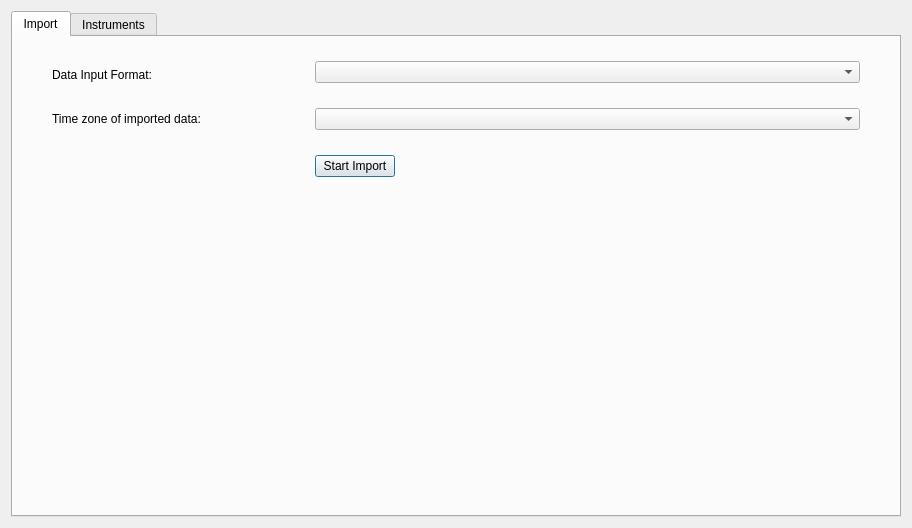
<?xml version="1.0" encoding="UTF-8"?>
<ui version="4.0">
 <class>Dialog</class>
 <widget class="QDialog" name="Dialog">
  <property name="geometry">
   <rect>
    <x>0</x>
    <y>0</y>
    <width>912</width>
    <height>528</height>
   </rect>
  </property>
  <property name="windowTitle">
   <string>Dialog</string>
  </property>
  <layout class="QVBoxLayout" name="verticalLayout">
   <property name="sizeConstraint">
    <enum>QLayout::SetDefaultConstraint</enum>
   </property>
   <item>
    <widget class="QTabWidget" name="tabWidget">
     <property name="currentIndex">
      <number>0</number>
     </property>
     <widget class="QWidget" name="ImportTab">
      <attribute name="title">
       <string>Import</string>
      </attribute>
      <layout class="QHBoxLayout" name="horizontalLayout_2">
       <item>
        <layout class="QHBoxLayout" name="hBoxMainImport" stretch="1,2">
         <item>
          <layout class="QVBoxLayout" name="vBoxLabels">
           <property name="spacing">
            <number>30</number>
           </property>
           <property name="leftMargin">
            <number>30</number>
           </property>
           <property name="topMargin">
            <number>22</number>
           </property>
           <property name="rightMargin">
            <number>30</number>
           </property>
           <item alignment="Qt::AlignLeft">
            <widget class="QLabel" name="labelInputFormat">
             <property name="text">
              <string>Data Input Format: </string>
             </property>
            </widget>
           </item>
           <item alignment="Qt::AlignLeft">
            <widget class="QLabel" name="labelTimeZone">
             <property name="text">
              <string>Time zone of imported data: </string>
             </property>
            </widget>
           </item>
           <item>
            <spacer name="verticalSpacer_2">
             <property name="orientation">
              <enum>Qt::Vertical</enum>
             </property>
             <property name="sizeHint" stdset="0">
              <size>
               <width>20</width>
               <height>40</height>
              </size>
             </property>
            </spacer>
           </item>
          </layout>
         </item>
         <item>
          <layout class="QVBoxLayout" name="vBoxLeftImport">
           <property name="spacing">
            <number>25</number>
           </property>
           <property name="topMargin">
            <number>15</number>
           </property>
           <property name="rightMargin">
            <number>30</number>
           </property>
           <item>
            <widget class="QComboBox" name="comboInputFormat"/>
           </item>
           <item>
            <widget class="QComboBox" name="comboTimeZone"/>
           </item>
           <item alignment="Qt::AlignLeft">
            <widget class="QPushButton" name="btnImport">
             <property name="text">
              <string>Start Import</string>
             </property>
            </widget>
           </item>
           <item>
            <spacer name="verticalSpacer">
             <property name="orientation">
              <enum>Qt::Vertical</enum>
             </property>
             <property name="sizeHint" stdset="0">
              <size>
               <width>20</width>
               <height>40</height>
              </size>
             </property>
            </spacer>
           </item>
          </layout>
         </item>
        </layout>
       </item>
      </layout>
     </widget>
     <widget class="QWidget" name="DownloadTab">
      <attribute name="title">
       <string>Instruments</string>
      </attribute>
      <layout class="QVBoxLayout" name="verticalLayout_8">
       <item>
        <layout class="QHBoxLayout" name="hBoxMainDownload" stretch="1,4">
         <item>
          <layout class="QVBoxLayout" name="vBoxLeftDownload">
           <property name="bottomMargin">
            <number>0</number>
           </property>
           <item>
            <widget class="QLabel" name="labelSymbols">
             <property name="text">
              <string>Symbols: </string>
             </property>
            </widget>
           </item>
           <item>
            <widget class="QLineEdit" name="lineFilter"/>
           </item>
           <item>
            <widget class="QListView" name="listViewImported"/>
           </item>
          </layout>
         </item>
         <item>
          <layout class="QVBoxLayout" name="vBoxRightDownload">
           <item>
            <widget class="QLabel" name="labelDatabaseCount">
             <property name="text">
              <string>Database: </string>
             </property>
            </widget>
           </item>
           <item>
            <widget class="QTableView" name="tableViewOHLC"/>
           </item>
           <item alignment="Qt::AlignLeft|Qt::AlignVCenter">
            <widget class="QGroupBox" name="groupBoxFilter">
             <property name="sizePolicy">
              <sizepolicy hsizetype="Fixed" vsizetype="Fixed">
               <horstretch>0</horstretch>
               <verstretch>0</verstretch>
              </sizepolicy>
             </property>
             <property name="minimumSize">
              <size>
               <width>200</width>
               <height>0</height>
              </size>
             </property>
             <property name="title">
              <string>Filter Data</string>
             </property>
             <layout class="QVBoxLayout" name="verticalLayout_5">
              <item>
               <layout class="QVBoxLayout" name="vBoxFilter">
                <item>
                 <layout class="QFormLayout" name="fBoxFilterDate">
                  <property name="horizontalSpacing">
                   <number>30</number>
                  </property>
                  <property name="bottomMargin">
                   <number>5</number>
                  </property>
                  <item row="0" column="0">
                   <widget class="QLabel" name="labelStartDate">
                    <property name="text">
                     <string>Start date: </string>
                    </property>
                   </widget>
                  </item>
                  <item row="0" column="1">
                   <widget class="QDateEdit" name="dateStart">
                    <property name="sizePolicy">
                     <sizepolicy hsizetype="Fixed" vsizetype="Fixed">
                      <horstretch>0</horstretch>
                      <verstretch>0</verstretch>
                     </sizepolicy>
                    </property>
                   </widget>
                  </item>
                  <item row="1" column="0">
                   <widget class="QLabel" name="labelEndDate">
                    <property name="text">
                     <string>End date: </string>
                    </property>
                   </widget>
                  </item>
                  <item row="1" column="1">
                   <widget class="QDateEdit" name="dateEnd">
                    <property name="sizePolicy">
                     <sizepolicy hsizetype="Fixed" vsizetype="Fixed">
                      <horstretch>0</horstretch>
                      <verstretch>0</verstretch>
                     </sizepolicy>
                    </property>
                   </widget>
                  </item>
                 </layout>
                </item>
                <item alignment="Qt::AlignHCenter">
                 <widget class="QPushButton" name="btnFilter">
                  <property name="sizePolicy">
                   <sizepolicy hsizetype="Fixed" vsizetype="Fixed">
                    <horstretch>0</horstretch>
                    <verstretch>0</verstretch>
                   </sizepolicy>
                  </property>
                  <property name="layoutDirection">
                   <enum>Qt::LeftToRight</enum>
                  </property>
                  <property name="text">
                   <string>Filter</string>
                  </property>
                 </widget>
                </item>
               </layout>
              </item>
             </layout>
            </widget>
           </item>
          </layout>
         </item>
        </layout>
       </item>
      </layout>
     </widget>
    </widget>
   </item>
  </layout>
 </widget>
 <resources/>
 <connections/>
</ui>
